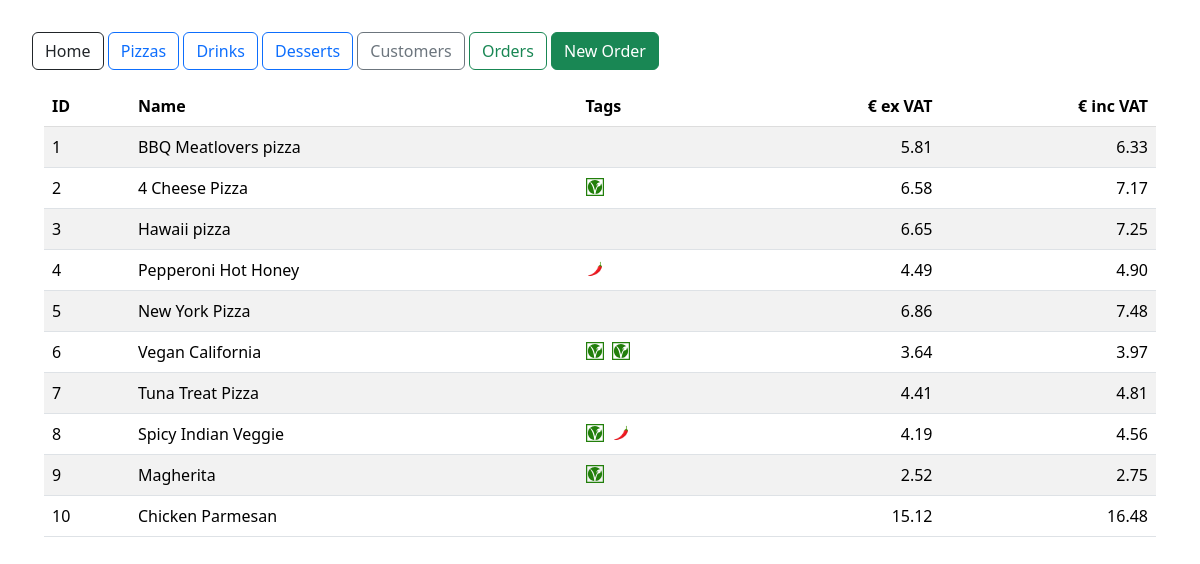
The page /pizzas on the database its author committed.
### models.py (models this page shows, shortened)
class Pizza(db.Model):
    __tablename__ = "Pizza"
    pizza_id = db.Column(db.Integer, primary_key=True, autoincrement=True)
    name     = db.Column(db.String(64), nullable=False)
    is_vegetarian = db.Column(db.Boolean, default=False)
    is_vegan      = db.Column(db.Boolean, default=False)
    is_spicy      = db.Column(db.Boolean, default=False)
    ingredients = db.relationship("PizzaIngredient", back_populates="pizza")
    order_items = db.relationship("OrderItem", back_populates="pizza")

### uilogic.py (the view)
@menu_bp.route("/pizzas")
def list_pizzas():
    sql = text("""
        SELECT p.pizza_id, p.name, p.is_vegetarian, p.is_vegan, p.is_spicy,   -- add is_spicy
           pr.price_ex_vat, pr.price_inc_vat
        FROM Pizza AS p
        JOIN v_pizza_price AS pr ON pr.pizza_id = p.pizza_id
        ORDER BY p.pizza_id
    """)
    rows = db.session.execute(sql).mappings().all()
    return render_template("pizzas.html", title="Pizzas", pizzas=rows)

### templates/pizzas.html (shortened to what this page needs)
{% extends "layout.html" %}
{% block content %}
  {% if pizzas %}
  <table class="table table-striped align-middle">
    <thead><tr>
      <th>ID</th><th>Name</th><th>Tags</th><th class="price">€ ex VAT</th><th class="price">€ inc VAT</th>
    </tr></thead>
    <tbody>
    {% for p in pizzas %}
      <tr>
        <td>{{ p.pizza_id }}</td>
        <td>{{ p.name }}</td>
        <td>
          {% if p.is_vegan %}
            <img src="{{ url_for('static', filename='icons/Vegan_friendly_icon.svg') }}" class="diet-icon" alt="Vegan" title="Vegan">
            <img src="{{ url_for('static', filename='icons/Vegan_friendly_icon.svg') }}" class="diet-icon" alt="Vegan" aria-hidden="true">
          {% elif p.is_vegetarian %}
            <img src="{{ url_for('static', filename='icons/Vegan_friendly_icon.svg') }}" class="diet-icon" alt="Vegetarian" title="Vegetarian">
          {% endif %}
          {% if p.is_spicy %}
            <img src="{{ url_for('static', filename='icons/spicy.png') }}" class="diet-icon" alt="Spicy" title="Spicy">
          {% endif %}
        </td>
        <td class="price">{{ '%.2f'|format(p.price_ex_vat) }}</td>
        <td class="price">{{ '%.2f'|format(p.price_inc_vat) }}</td>
      </tr>
    {% endfor %}
    </tbody>
  </table>
  {% else %}
    <p>No pizzas yet.</p>
  {% endif %}
{% endblock %}

### templates/layout.html (style rules this page uses)
body { padding: 2rem; }
table { width: 100%; }
th, td { padding: .4rem .6rem; }
thead th { border-bottom: 2px solid #ddd; }
.price { text-align: right; }
.diet-icon { height: 18px; width: 18px; vertical-align: -2px; margin-right: 4px; }

### rows shown on the page
Pizza: name "BBQ Meatlovers pizza"
Pizza: name "4 Cheese Pizza"
Pizza: name "Hawaii pizza"
Pizza: name "Pepperoni Hot Honey"
Pizza: name "New York Pizza"
Pizza: name "Vegan California"
Pizza: name "Tuna Treat Pizza"
Pizza: name "Spicy Indian Veggie"
Pizza: name "Magherita"
Pizza: name "Chicken Parmesan"

### other values the page prints
{{ p.pizza_id }} "1" "2" "3" "4" "5" "6" "7" "8" "9" "10"
{{ '%.2f'|format(p.price_ex_vat) }} "5.81" "6.58" "6.65" "4.49" "6.86" "3.64" "4.41" "4.19" "2.52" "15.12"
{{ '%.2f'|format(p.price_inc_vat) }} "6.33" "7.17" "7.25" "4.90" "7.48" "3.97" "4.81" "4.56" "2.75" "16.48"
